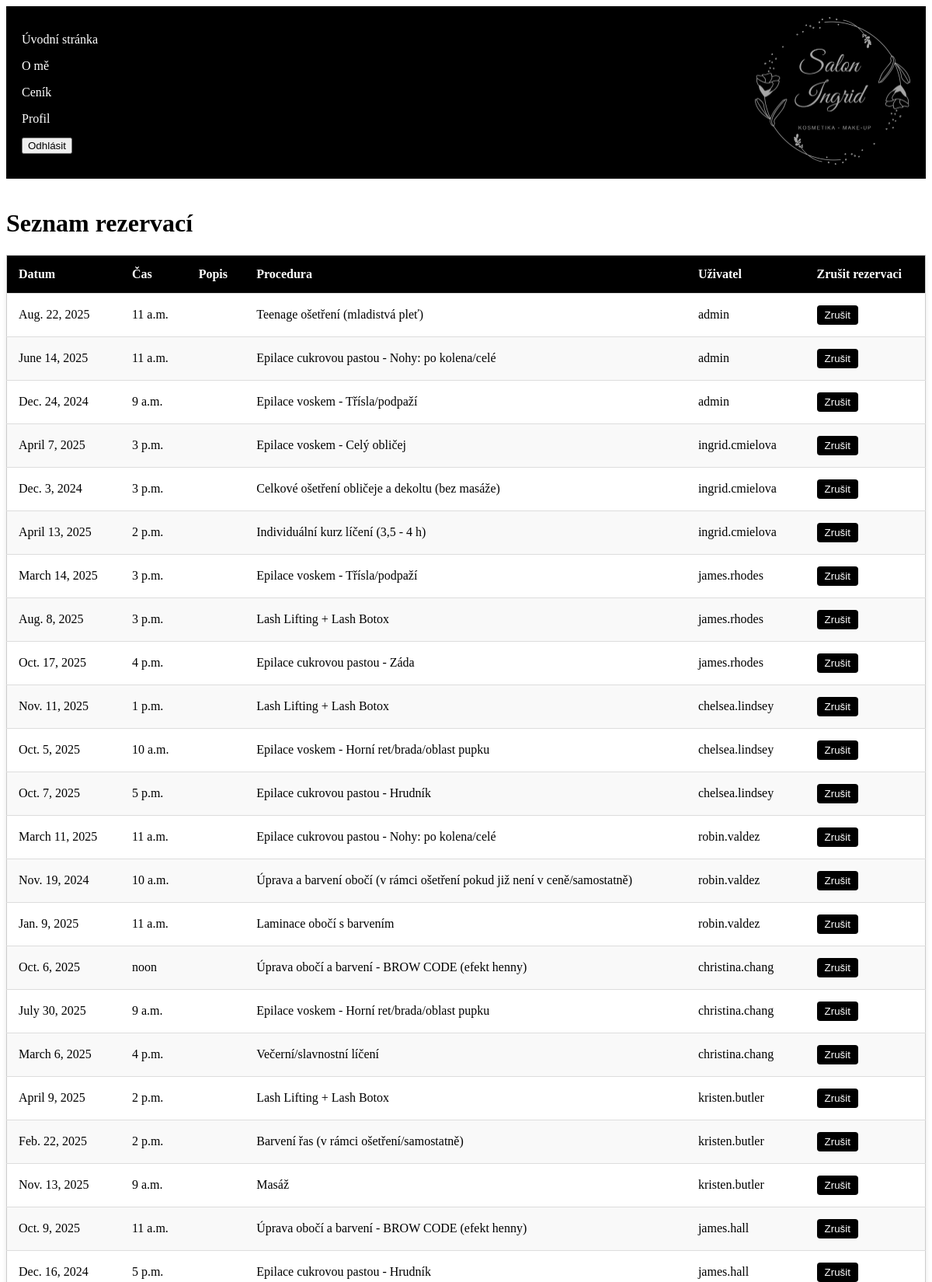
Screenshot of /my_reservations (signed in, upper part) with the database file from the repository.
### salon_ingrid_api/models.py (models this page shows, shortened)
class Reservation(models.Model):
    date = models.DateField()
    time = models.TimeField()
    procedure = models.ForeignKey('Procedure', on_delete=models.CASCADE)
    user = models.ForeignKey(User, on_delete=models.CASCADE)
    class Meta:
        unique_together = ('date', 'time', 'procedure')

class Procedure(models.Model):
    name = models.CharField(max_length=100)
    duration = models.DurationField()
    description = models.TextField(blank=True, null=True)

### salon_ingrid_api/views.py (the view)
# urls.py: path('my_reservations', views.my_reservations_view, name='my_reservations'),
def my_reservations_view(request):
    if request.user.is_superuser:
        reservations = Reservation.objects.all()
    else:
        reservations = Reservation.objects.filter(user=request.user)
    return render(request, 'salon_ingrid_api/my_reservations.html',
                  {'reservations': reservations})

### salon_ingrid_api/templates/salon_ingrid_api/my_reservations.html (shortened to what this page needs)
{% extends "web_parts/master.html" %}
{% block content %}
    {% load static %}
    <link rel="stylesheet" href="{% static 'salon_ingrid_api/css/price_list.css' %}">
    <h1>Seznam rezervací</h1>
    <table>
        <thead>
            <tr>
                <th>Datum</th>
                <th>Čas</th>
                <th>Popis</th>
                <th>Procedura</th>
                <th>Uživatel</th>
                <th>Zrušit rezervaci</th>
            </tr>
        </thead>
        <tbody>
            {% for reservation in reservations %}
                <tr>
                    <td>{{ reservation.date }}</td>
                    <td>{{ reservation.time }}</td>
                    <td>{{ reservation.description }}</td>
                    <td>{{ reservation.procedure.name }}</td>
                    <td>{{ reservation.user.username }}</td>
                    <td><a href="{% url 'delete_reservation' pk=reservation.id %}"><button>Zrušit</button></a></td>
                </tr>
            {% endfor %}
        </tbody>
    </table>
{% endblock %}

### core/templates/web_parts/master.html (shortened to what this page needs)
<!DOCTYPE html>
{% load static %}
<html lang="en">
<head>
    <link rel="stylesheet" href="{% static '/core/css/style.css' %}">
</head>
<body>
{% include 'web_parts/header.html' %}
<br>
{% block content%}
{% endblock %}
</body>
</html>

### core/templates/web_parts/header.html
<header>
    {% load static %}
    {% include 'web_parts/navigation.html' %}
    <div class="logo">
        <img src="{% static 'img/logo.png' %}" alt="LOGO" style="max-width: 300px; max-height: 300px;">
    </div>
</header>

### core/templates/web_parts/navigation.html (shortened to what this page needs)
<nav>
    <ul>
        <li>
            <a href="{% url 'home' %}">Úvodní stránka</a>
        </li>
        <li>
            <a href="{% url 'about' %}">O mě</a>
        </li>
        <li>
            <a href="{% url 'price_list' %}">Ceník</a>
        </li>
        {% if user.is_authenticated %}
            <li>
                <a href="{% url 'profile' %}">Profil</a>
            </li>
            <li>
                <form action="{% url 'logout' %}" method="post">
                    <input type="submit" value="Odhlásit">
                </form>
            </li>
        {% endif %}
    </ul>
</nav>

### core/static/core/css/style.css (style rules this page uses)
header { display: flex; justify-content: space-between; align-items: center; padding: 10px 20px; background-color: #000000; color: #fff; }
.logo { max-width: 200px; }
.logo img { width: 100%; height: auto; }
nav { display: flex; flex-direction: column; gap: 5px; }
nav a { color: #ffffff; text-decoration: none; font-size: 1rem; margin: 5px 0; transition: color 0.3s ease-in-out; }
button { background-color: #000000; border: none; padding: 5px 10px; color: #fff; cursor: pointer; border-radius: 4px; transition: background-color 0.3s ease-in-out; }
ul { list-style-type: none; line-height: 1.5; padding: 0; }
ul li { padding: 5px 0; }

### salon_ingrid_api/static/salon_ingrid_api/css/price_list.css (style rules this page uses)
table { width: 100%; border-collapse: collapse; margin: 20px 0; background-color: #ffffff; border: 1px solid #ccc; box-shadow: 0 4px 6px rgba(0, 0, 0, 0.1); }
table th, table td { padding: 15px; text-align: left; }
table th { background-color: #000000; color: #fff; font-weight: bold; }
table td { border-top: 1px solid #ddd; }
table tr:nth-child(even) { background-color: #f9f9f9; }
header { display: flex; justify-content: space-between; align-items: center; padding: 10px 20px; background-color: #000000; color: #fff; }
.logo { max-width: 200px; }
.logo img { width: 100%; height: auto; }
nav { display: flex; flex-direction: column; gap: 5px; }
nav a { color: #ffffff; text-decoration: none; font-size: 1rem; margin: 5px 0; transition: color 0.3s ease-in-out; }
button { background-color: #000000; border: none; padding: 5px 10px; color: #fff; cursor: pointer; border-radius: 4px; transition: background-color 0.3s ease-in-out; }

### rows the page displays
Reservation: date "Aug. 22, 2025", time "11 a.m.", procedure.name "Teenage ošetření (mladistvá pleť)", user.username "admin"
Reservation: date "June 14, 2025", time "11 a.m.", procedure.name "Epilace cukrovou pastou - Nohy: po kolena/celé", user.username "admin"
Reservation: date "Dec. 24, 2024", time "9 a.m.", procedure.name "Epilace voskem - Třísla/podpaží", user.username "admin"
Reservation: date "April 7, 2025", time "3 p.m.", procedure.name "Epilace voskem - Celý obličej", user.username "ingrid.cmielova"
Reservation: date "Dec. 3, 2024", time "3 p.m.", procedure.name "Celkové ošetření obličeje a dekoltu (bez masáže)", user.username "ingrid.cmielova"
Reservation: date "April 13, 2025", time "2 p.m.", procedure.name "Individuální kurz líčení (3,5 - 4 h)", user.username "ingrid.cmielova"
Reservation: date "March 14, 2025", time "3 p.m.", procedure.name "Epilace voskem - Třísla/podpaží", user.username "james.rhodes"
Reservation: date "Aug. 8, 2025", time "3 p.m.", procedure.name "Lash Lifting + Lash Botox", user.username "james.rhodes"
Reservation: date "Oct. 17, 2025", time "4 p.m.", procedure.name "Epilace cukrovou pastou - Záda", user.username "james.rhodes"
Reservation: date "Nov. 11, 2025", time "1 p.m.", procedure.name "Lash Lifting + Lash Botox", user.username "chelsea.lindsey"
Reservation: date "Oct. 5, 2025", time "10 a.m.", procedure.name "Epilace voskem - Horní ret/brada/oblast pupku", user.username "chelsea.lindsey"
Reservation: date "Oct. 7, 2025", time "5 p.m.", procedure.name "Epilace cukrovou pastou - Hrudník", user.username "chelsea.lindsey"
Reservation: date "March 11, 2025", time "11 a.m.", procedure.name "Epilace cukrovou pastou - Nohy: po kolena/celé", user.username "robin.valdez"
Reservation: date "Nov. 19, 2024", time "10 a.m.", procedure.name "Úprava a barvení obočí (v rámci ošetření pokud již není v ceně/samostatně)", user.username "robin.valdez"
Reservation: date "Jan. 9, 2025", time "11 a.m.", procedure.name "Laminace obočí s barvením", user.username "robin.valdez"
Reservation: date "Oct. 6, 2025", time "noon", procedure.name "Úprava obočí a barvení - BROW CODE (efekt henny)", user.username "christina.chang"
Reservation: date "July 30, 2025", time "9 a.m.", procedure.name "Epilace voskem - Horní ret/brada/oblast pupku", user.username "christina.chang"
Reservation: date "March 6, 2025", time "4 p.m.", procedure.name "Večerní/slavnostní líčení", user.username "christina.chang"
Reservation: date "April 9, 2025", time "2 p.m.", procedure.name "Lash Lifting + Lash Botox", user.username "kristen.butler"
Reservation: date "Feb. 22, 2025", time "2 p.m.", procedure.name "Barvení řas (v rámci ošetření/samostatně)", user.username "kristen.butler"
Reservation: date "Nov. 13, 2025", time "9 a.m.", procedure.name "Masáž", user.username "kristen.butler"
Reservation: date "Oct. 9, 2025", time "11 a.m.", procedure.name "Úprava obočí a barvení - BROW CODE (efekt henny)", user.username "james.hall"
Reservation: date "Dec. 16, 2024", time "5 p.m.", procedure.name "Epilace cukrovou pastou - Hrudník", user.username "james.hall"
